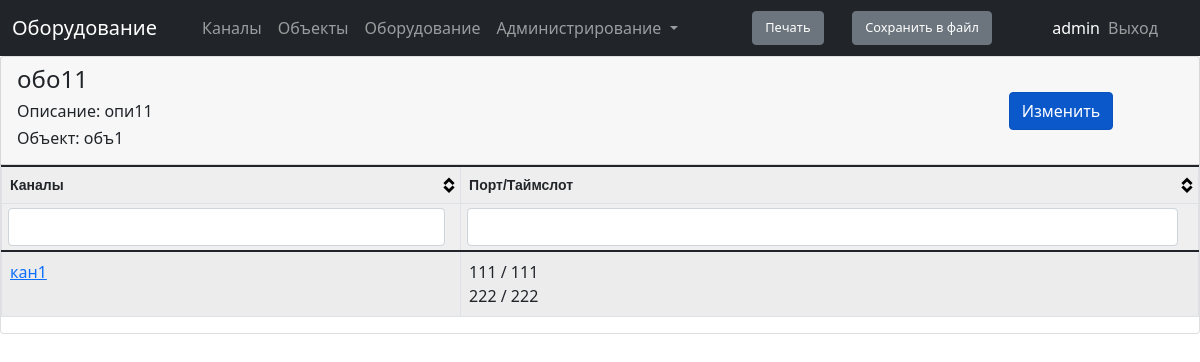
The page /scheme/123/equipment_detail_view (signed in) on the database its author committed.
### scheme/models.py (models this page shows, shortened)
class Equipment(models.Model):
    equipment = models.CharField(max_length=100, verbose_name='Оборудование')
    description = models.CharField(max_length=200, verbose_name='Описание', blank=True)
    locations_connect = models.ForeignKey('Locations', on_delete=models.PROTECT,
                        related_name='locationcon', verbose_name='Месторасположение')
    class Meta:
        verbose_name = 'Оборудование'
        verbose_name_plural = 'Оборудование'

class Locations(models.Model):
    location = models.CharField(max_length=100, unique=True, verbose_name='Название объекта')
    address = models.CharField(max_length=300, verbose_name='Адрес объекта', blank=True)
    class Meta:
        verbose_name = 'Объекты'
        verbose_name_plural = 'Объекты'
    def __str__(self):
        return self.location

class Channels(models.Model):
    channel_name = models.CharField(max_length=300, unique=True, verbose_name='Наименование канала')
    object_a = models.CharField(max_length=100, verbose_name='Объект А')
    object_b = models.CharField(max_length=100, verbose_name='Объект Б')
    traffic = models.CharField(max_length=30, verbose_name='Трафик', blank=True)
    description = models.CharField(max_length=3000, verbose_name='Описание', blank=True)
    equipment_connect = models.ManyToManyField ('Equipment',
                        related_name='equipmentcon', verbose_name='Оборудование')
    class Meta:
            verbose_name = 'Канал'
            verbose_name_plural = 'Каналы'

class Specifications(models.Model):
    specification = models.ForeignKey('Equipment',on_delete=models.PROTECT, related_name='specificationcon', blank=True, verbose_name='Спецификация')
    channel_connect = models.ForeignKey('Channels',on_delete=models.PROTECT, related_name='channelcon', null=True, verbose_name='Канал')
    port = models.CharField(max_length=100, verbose_name='Порт')
    timeslot = models.CharField(max_length=100, verbose_name='Таймслот')
    class Meta:
        verbose_name = 'Состав оборудования'
        verbose_name_plural = 'Состав оборудования'

### scheme/views.py (the view)
# urls.py: path('<int:pk>/equipment_detail_view', permission_required('scheme.view_equipment')(views.EquipmentDetailView.as_view()), name='url_equipment_detail_view'),
class EquipmentDetailView(DetailView):
    model = Equipment
    template_name = 'scheme/equipment_detail_view.html'
    context_object_name = 'equipment'

### scheme/templates/scheme/equipment_detail_view.html (shortened to what this page needs)
{% extends 'main/index.html' %}
{% block title %} Оборудование {% endblock %}
{% block content %}
<div class="card">
    <div class="card-header row align-items-center">
        <div class="col-10 text-right">
        <h4>{{equipment.equipment}}</h4>
        <h6>Описание: {{equipment.description}}</h6>
        <h6>Объект: {{equipment.locations_connect}}</h6>
        </div>
    <div class="col-2 align-items-start">
        <a href="{% url 'url_update_equipment' equipment.id %}" class="btn btn-primary active" role="button" aria-pressed="true">Изменить</a>
    </div>
        <br>
    </div>
        <table id='tblData' class="">
            <thead>
                <th>Каналы</th>
                <th>Порт/Таймслот</th>
            </thead>
            <tbody>
                {% for channel in equipment.equipmentcon.all %}
                <tr>
                    <td><a href="{% url 'url_channel_detail_view' channel.id %}" > {{ channel.channel_name }}</a></td>
                        <td>    {% for spec in channel.channelcon.all%}
                                {% if spec.specification_id == equipment.id %}
                                    {{ spec.port}} / {{ spec.timeslot}} <br>
                                 {%endif%}
                                 {%endfor%}
                        </td>
                </tr>
                {%endfor%}
            </tbody>
        </table>
    </div>
{% endblock%}

### main/templates/main/index.html (shortened to what this page needs)
{% load static %}
<!DOCTYPE html>
<html lang="en">
<head>
    <link rel="stylesheet" href="{% static 'main/bootstrap/css/bootstrap.css' %}">
    <link rel="stylesheet" href="{% static 'main/tablesorter/theme.bootstrap_4.min.css' %}">
</head>
<body>
  <nav class="navbar navbar-expand-lg navbar-dark bg-dark">
    <div class="container-fluid">
      <div class="col-md-3 fs-6">
      <a class="navbar-brand" href="#">{% block title %} Модуль {% endblock %}</a>
      </div>
      <div class="collapse navbar-collapse" id="navbarNavDropdown">
        <ul class="navbar-nav">
          <li class="nav-item">
            <a class="nav-link" href="{% url 'url_channels' %}">Каналы</a>
          </li>
          <li class="nav-item">
            <a class="nav-link" href="{% url 'url_locations' %}">Объекты</a>
          <li class="nav-item">
            <a class="nav-link" href="{% url 'url_equipment' %}">Оборудование</a>
          </li>
          <li class="nav-item dropdown">
            <a class="nav-link dropdown-toggle" href="#" id="navbarDropdownMenuLink" role="button" data-bs-toggle="dropdown" aria-expanded="false">
              Администрирование
            </a>
          </li>
        </ul>
      </div>
    </div>
    <div class='col-md-1 text-right'>
      <button type="button" class="btn btn-secondary print" style="font-size : 0.80em">Печать</button>
    </div>
    <div class='col-md-2 text-right'>
      <button class="btn btn-secondary" style="font-size : 0.80em"  onclick="exportTableToExcel('tblData', 'export')">Сохранить в файл</button>
    </div>
    <div class="navbar-nav text-white" >
      {{request.user}}
    </div>
      <div class="col-md-1 navbar-nav text-right" >
      <a href="{% url 'logout' %}" class="nav-link" >Выход</a>
    </div>
  </nav>
{% block content %}
{% endblock%}
</body>
</html>

### rows shown on the page
Equipment: equipment "обо11", description "опи11", locations_connect "объ1"
Channels: channel_name "кан1"
Specifications: port "111", timeslot "111"
Specifications: port "222", timeslot "222"

### other values the page prints
{{ request.user }} "admin"
